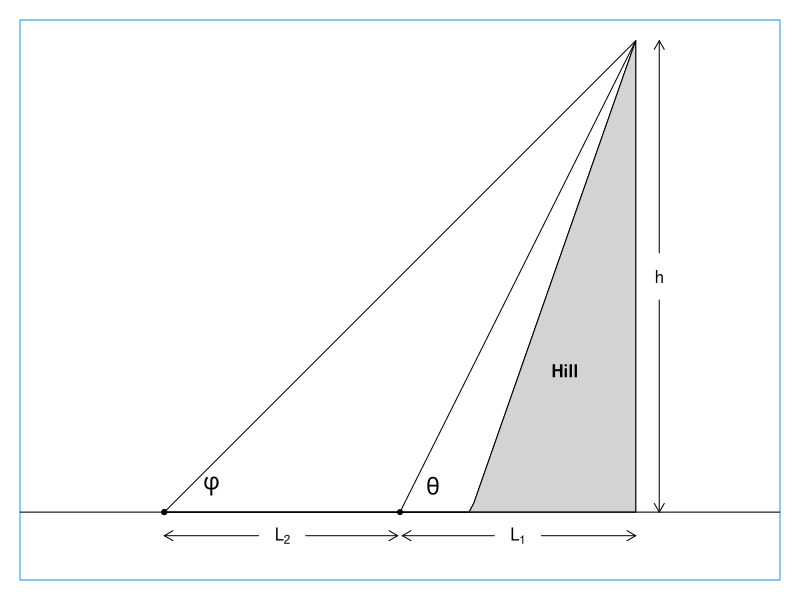

Write the R code that produced this figure.
png("fig2.png", unit="in", width=4, height=4, res=120, pointsize=10)
par(mar=rep(1,4))
x <- seq(0, 1, length.out=100)
y <- ifelse(x < 0.65, 0, (x-0.65)/0.35)
delta <- diff(range(x))/20
epsilon <- delta/10
x <- c(x, 1)
y <- c(y, 0)
plot(x, y, axes=FALSE, xlab="", ylab="",
    asp=1, type="l", xlim=c(0,1), ylim=c(-0.1,1))
polygon(x,y, col="lightgray")
text(0.85, 0.3, "Hill", font=2)
arrows(1+delta,0,1+delta,0.45,code=1, length=0.1)
arrows(1+delta,0.5+delta,1+delta,1, code=2, length=0.1)
text(1+delta, 0.5, "h")
box(col=4)
abline(h=0)
#lines(rep(1,2), c(0,1), lwd=4, col="darkgray")
points(0,0,pch=20)
points(0,0,pch=20)
text(0.1,0.09,expression(phi), pos=1, cex=1.4)
lines(c(0, 1), c(0, 1))
points(0.5,0,pch=20)
text(0.57,0.09,expression(theta), pos=1, cex=1.4)
lines(c(0.5, 1), c(0, 1))

arrows(0,-delta,0.20,-delta,code=1, length=0.1)
arrows(0.3,-delta,0.5-epsilon,-delta,code=2, length=0.1)
text(0.25, -delta, expression(L[2]))

arrows(0.5+epsilon,-delta, 0.7, -delta, code=1, length=0.1)
arrows(0.8,-delta, 1, -delta, code=2, length=0.1)
text(0.75, -delta, expression(L[1]))
dev.off()

theta <- atan2(1, 1-0.5)
phi <- atan2(1, 1)
L2 <- 50
h <- L2 * tan(theta)*tan(phi)/(tan(theta)-tan(phi))
stopifnot(abs(h == 100) < 1e-7)
message(sprintf("Example: L_2=%g, theta=%.4g deg, phi=%.4g deg yields h=%g (expect h=%g)",
        L2, theta*180/pi, phi*180/pi, h, 100))

